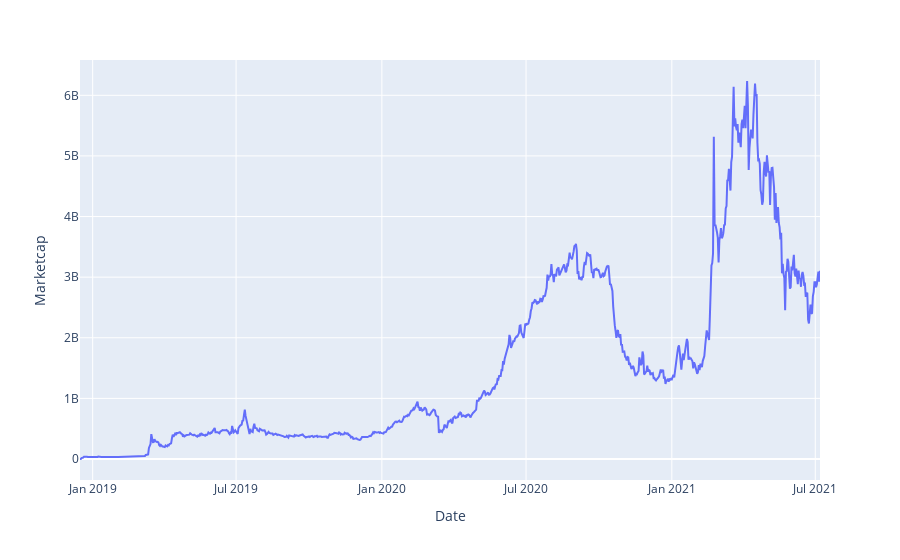

The notebook cell this image was saved under:
### Code cell
fig = px.line(data, x='Date', y="Marketcap")
fig.show();

### Figure 1 — Plotly figure (JSON) as saved in the notebook; plotly's stock layout.template omitted (floating-point values rounded to 4 significant figures; data arrays with more than 128 entries replaced by an {"elided": "..."} marker saying what was removed)
{"data": [{"hovertemplate": "Date=%{x}<br>Marketcap=%{y}<extra></extra>", "legendgroup": "", "line": {"color": "#636efa", "dash": "solid"}, "marker": {"symbol": "circle"}, "mode": "lines", "name": "", "orientation": "v", "showlegend": false, "x": {"elided": "935 str values"}, "xaxis": "x", "y": {"elided": "935 float values"}, "yaxis": "y", "type": "scatter"}], "layout": {"xaxis": {"anchor": "y", "domain": [0, 1], "title": {"text": "Date"}}, "yaxis": {"anchor": "x", "domain": [0, 1], "title": {"text": "Marketcap"}}, "legend": {"tracegroupgap": 0}, "margin": {"t": 60}}}
